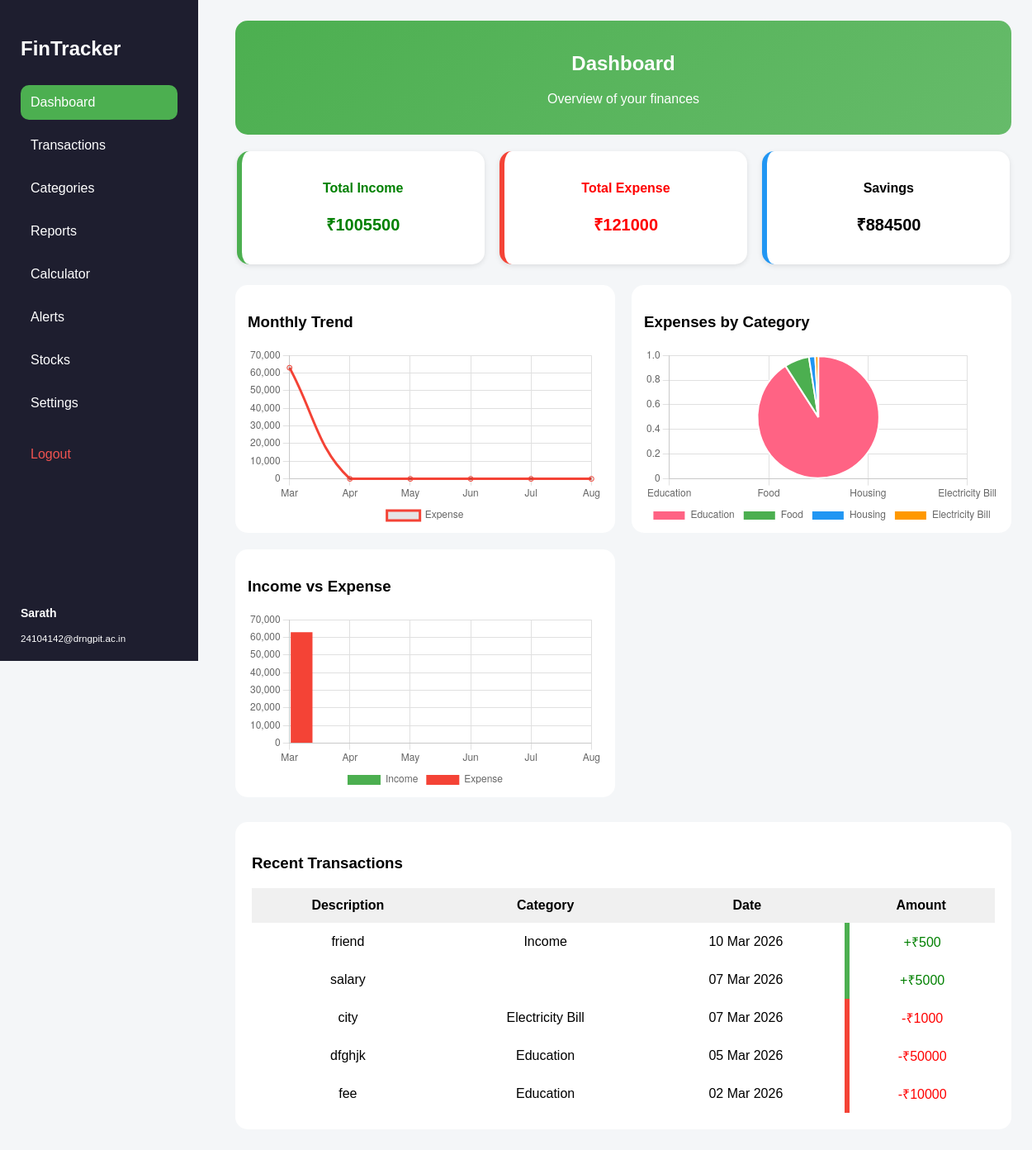
Before: / (signed in) with the older database file.
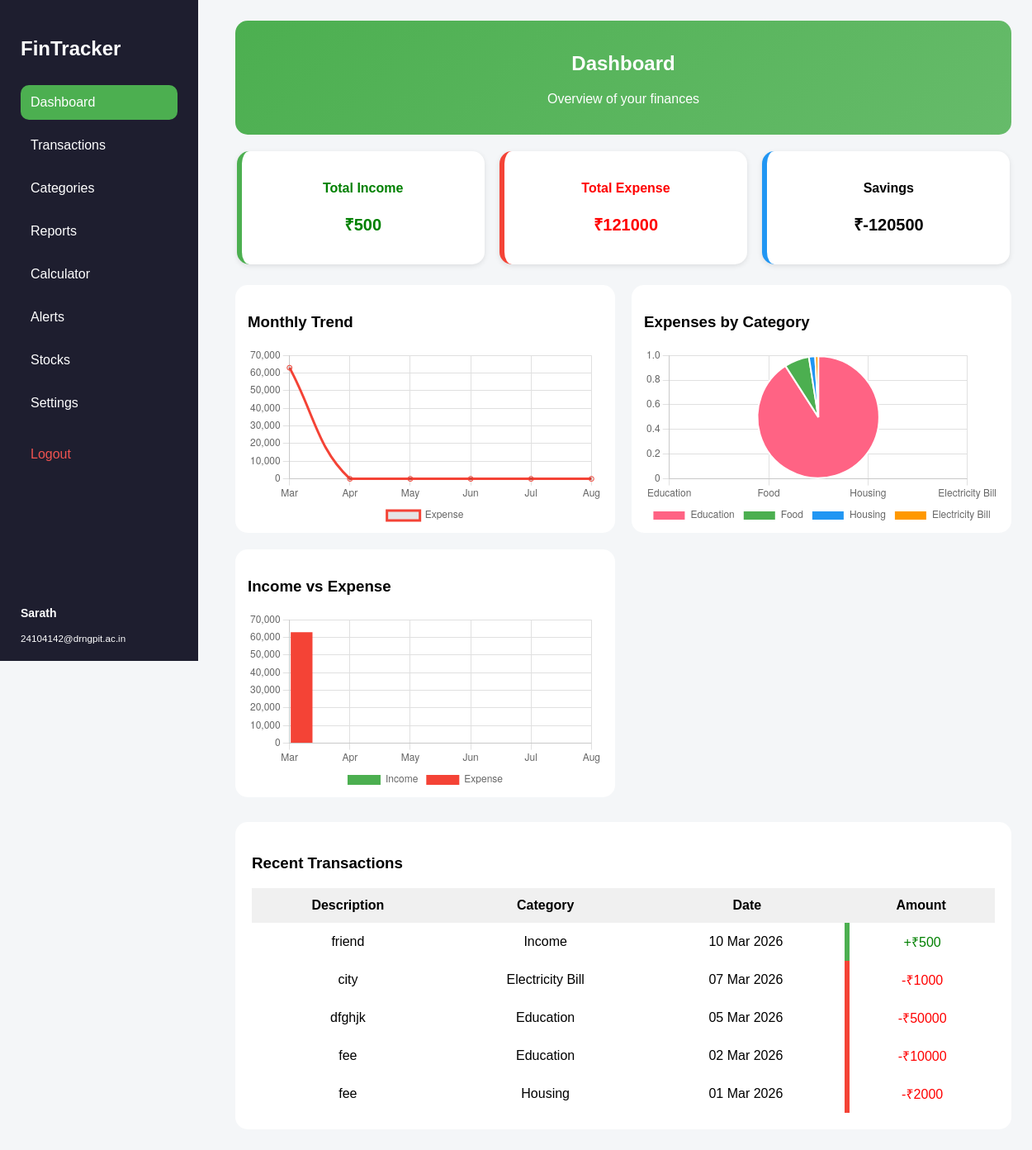
After: the same page with the newer database file.
### myapp/models.py (models this page shows, shortened)
class Transaction(models.Model):
    TRANSACTION_TYPES = [
        ('income', 'Income'),
        ('expense', 'Expense'),
    ]
    user = models.ForeignKey(User, on_delete=models.CASCADE, related_name='transactions')
    description = models.CharField(max_length=255)
    category = models.CharField(max_length=100)
    amount = models.DecimalField(max_digits=12, decimal_places=2)
    transaction_type = models.CharField(max_length=7, choices=TRANSACTION_TYPES, default='expense')
    date = models.DateField()
    created_at = models.DateTimeField(auto_now_add=True)
    class Meta:
        ordering = ['-date', '-created_at']

### myapp/views.py (the view, shortened to what this page needs)
# urls.py: path('', dashboard_view, name='dashboard'),
@login_required
def dashboard_view(request):
    user = request.user
    ensure_default_categories(user)
    today = timezone.now().date()
    transactions = Transaction.objects.filter(user=user)
    total_income = transactions.filter(transaction_type='income').aggregate(s=Sum('amount'))['s'] or 0
    total_expense = transactions.filter(transaction_type='expense').aggregate(s=Sum('amount'))['s'] or 0
    savings = total_income - total_expense
    recent = transactions[:5]
    month_labels = []
    month_expense_data = []
    month_income_data = []
    for i in range(5, -1, -1):
        d = today.replace(day=1) - timedelta(days=i * 28)
        month_labels.append(d.strftime('%b'))
        m_txns = transactions.filter(date__year=d.year, date__month=d.month)
        month_expense_data.append(float(m_txns.filter(transaction_type='expense').aggregate(s=Sum('amount'))['s'] or 0))
        month_income_data.append(float(m_txns.filter(transaction_type='income').aggregate(s=Sum('amount'))['s'] or 0))
    cat_totals = (
        transactions.filter(transaction_type='expense')
        .values('category')
        .annotate(total=Sum('amount'))
        .order_by('-total')
    )
    cat_labels = [c['category'] for c in cat_totals]
    cat_data = [float(c['total']) for c in cat_totals]
    now = timezone.now().date()
    alerts = BudgetAlert.objects.filter(user=user)
    budget_warnings = []
    context = {
        'total_income': total_income,
        'total_expense': total_expense,
        'savings': savings,
        'recent': recent,
        'budget_warnings': budget_warnings,
        'month_labels': json.dumps(month_labels),
        'month_expense_data': json.dumps(month_expense_data),
        'month_income_data': json.dumps(month_income_data),
        'cat_labels': json.dumps(cat_labels),
        'cat_data': json.dumps(cat_data),
    }
    return render(request, 'dash.html', context)

### myapp/views.py (called while the page is built)
def ensure_default_categories(user):
    if not Category.objects.filter(user=user).exists():
        Category.objects.bulk_create([
            Category(user=user, icon=icon, name=name, description=desc)
            for icon, name, desc in DEFAULT_CATEGORIES
        ])

### static/templates/dash.html (shortened to what this page needs)
{% load static %}
<!DOCTYPE html>
<html lang="en">
<head>
    <link rel="stylesheet" href="{% static 'css/dash1.css' %}">
</head>
<body>
<div class="layout">
    <div class="sidebar">
        <h2 class="logo">FinTracker</h2>
        <nav class="menu">
            <a href="{% url 'dashboard' %}" class="active">Dashboard</a>
            <a href="{% url 'transaction' %}">Transactions</a>
            <a href="{% url 'category' %}">Categories</a>
            <a href="{% url 'report' %}">Reports</a>
            <a href="{% url 'calculator' %}">Calculator</a>
            <a href="{% url 'alert' %}">Alerts</a>
            <a href="{% url 'stock' %}">Stocks</a>
            <a href="{% url 'setting' %}">Settings</a>
            <a href="{% url 'logout' %}" class="logout-link">Logout</a>
        </nav>
        <div class="profile">
            <p><strong>{{ request.user.username }}</strong></p>
            <small>{{ request.user.email }}</small>
        </div>
    </div>
    <main class="content">
        <div class="page-intro">
            <h2>Dashboard</h2>
            <p>Overview of your finances</p>
        </div>
        <div class="summary">
            <div class="card income">
                <h4>Total Income</h4>
                <p>₹{{ total_income|floatformat:0 }}</p>
            </div>
            <div class="card expense">
                <h4>Total Expense</h4>
                <p>₹{{ total_expense|floatformat:0 }}</p>
            </div>
            <div class="card savings">
                <h4>Savings</h4>
                <p>₹{{ savings|floatformat:0 }}</p>
            </div>
        </div>
        <div class="chart-section">
            <div class="chart-box">
                <h3>Monthly Trend</h3>
                <canvas id="monthlyChart"></canvas>
            </div>
            <div class="chart-box">
                <h3>Expenses by Category</h3>
                <canvas id="expenseChart"></canvas>
            </div>
            <div class="chart-box">
                <h3>Income vs Expense</h3>
                <canvas id="incomeExpenseChart"></canvas>
            </div>
        </div>
        <div class="transactions">
            <h3>Recent Transactions</h3>
            <table>
                <thead>
                    <tr>
                        <th>Description</th>
                        <th>Category</th>
                        <th>Date</th>
                        <th>Amount</th>
                    </tr>
                </thead>
                <tbody>
                    {% for txn in recent %}
                    <tr>
                        <td>{{ txn.description }}</td>
                        <td>{{ txn.category }}</td>
                        <td>{{ txn.date|date:"d M Y" }}</td>
                        <td class="{{ txn.transaction_type }}">
                            {% if txn.transaction_type == 'income' %}+{% else %}-{% endif %}₹{{ txn.amount|floatformat:0 }}
                        </td>
                    </tr>
                    {% empty %}
                    <tr><td colspan="4" class="empty-msg">No transactions yet.</td></tr>
                    {% endfor %}
                </tbody>
            </table>
        </div>
    </main>
</div>
</body>
</html>

Changed rows visible on the page:
removed Transaction: description "salary", date "07 Mar 2026", amount "5000", transaction_type "income" (drawn)
now on this page (row unchanged): Transaction: description "fee", category "Housing", date "01 Mar 2026", amount "2000"
Other visible differences:
{{ total_income|floatformat:0 }}: "1005500" → "500"
{{ savings|floatformat:0 }}: "884500" → "-120500"
